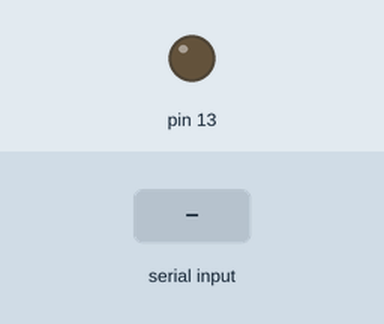
This sketch was run on a simulated Arduino Uno, built with avr-gcc and run on an emulated ATmega328P. Shown: output pins drawn as LEDs (lit = HIGH). The test bench sets the inputs (shaded band).

Above: at 1.2 s.
1.3 s: "30,150\n" received over the second serial link
At 1.8 s:
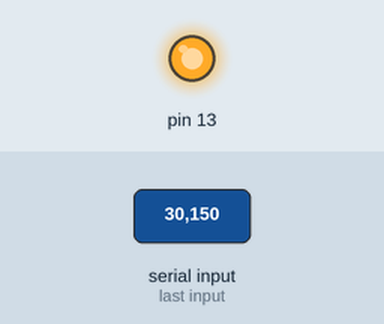
2.8 s: "2\n" received over the second serial link
At 4.0 s:
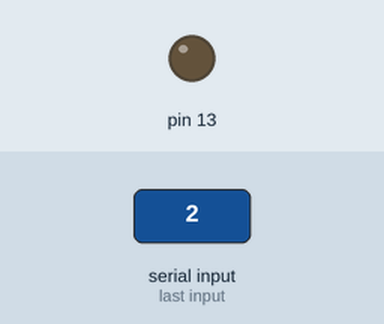
4.3 s: "90,45\n" received over the second serial link
At 5.2 s:
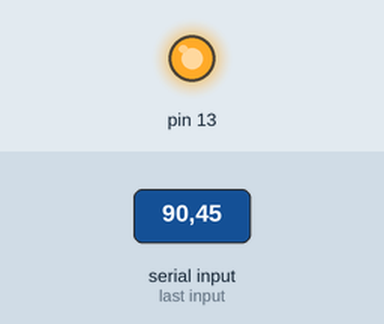
Timing chart, 0 to 7.3 s (numbered marks = the images above; inputs shaded):
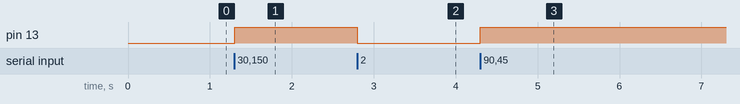

The sketch:

Receiver_HC-12_test.ino
```cpp
#include <SoftwareSerial.h>

SoftwareSerial HC12(10, 11); // HC-12 TX Pin, HC-12 RX Pin
char tempChar;
String LMT86Temperature;
String NewLMT86Temperature;

void setup() {
  Serial.begin(9600);             // Serial port to computer
  HC12.begin(9600);               // Serial port to HC12
  pinMode(13, OUTPUT);
}

void loop() {
  while (HC12.available()) {        // If HC-12 has data (Receiving)

     tempChar = HC12.read();                  // tempChar is collecting each character that has been received

     if(LMT86Temperature.length() < 2){       // Concatening tempChar into a string so that it is readable.
     LMT86Temperature += tempChar;
     } else {

       NewLMT86Temperature += tempChar;

       if(NewLMT86Temperature != LMT86Temperature){

         LMT86Temperature = NewLMT86Temperature;

         NewLMT86Temperature = "";
       }
     }

    if(LMT86Temperature.length() == 2){
      if(LMT86Temperature.toInt() >= 25){       // Turn on LED is temperature is above 25 degrees
      digitalWrite(13, HIGH);
      } else {
      digitalWrite(13, LOW);
      }
    }
  }
  while (Serial.available()) {      // If Serial monitor has data (Transmitting)
    HC12.write(Serial.read());      // Send that data to HC-12
  }

 }
```

Measured:
- after the input at 1.3 s, pin 13: LOW → HIGH at once
- after the input at 2.8 s, pin 13: HIGH → LOW at once
- after the input at 4.3 s, pin 13: LOW → HIGH at once
